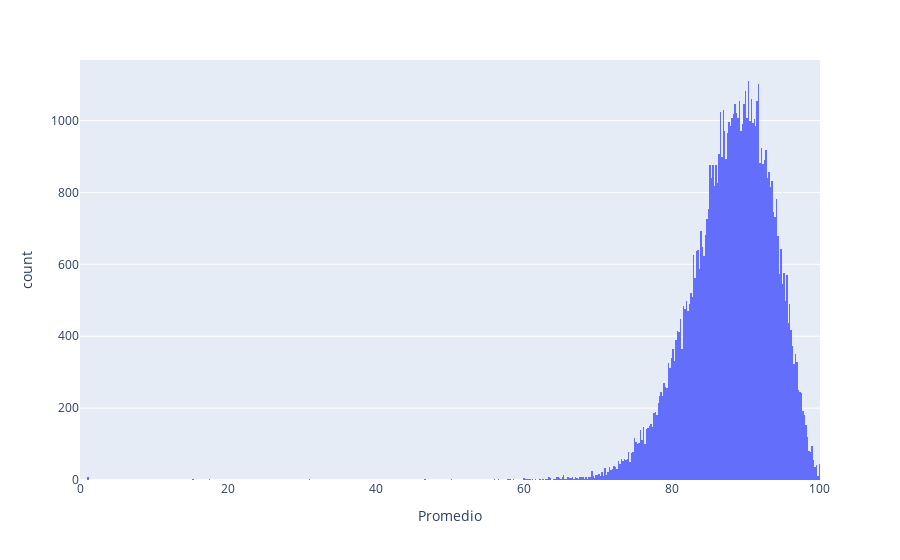

Notebook cell for this chart:
### Code cell
fig = px.histogram(df, x="Promedio")
fig.show()

### Figure 1 — Plotly figure (JSON) as saved in the notebook; plotly's stock layout.template omitted (floating-point values rounded to 4 significant figures; data arrays with more than 128 entries replaced by an {"elided": "..."} marker saying what was removed)
{"data": [{"alignmentgroup": "True", "bingroup": "x", "hovertemplate": "Promedio=%{x}<br>count=%{y}<extra></extra>", "legendgroup": "", "marker": {"color": "#636efa", "pattern": {"shape": ""}}, "name": "", "offsetgroup": "", "orientation": "v", "showlegend": false, "type": "histogram", "x": {"elided": "81356 float values"}, "xaxis": "x", "yaxis": "y"}], "layout": {"barmode": "relative", "legend": {"tracegroupgap": 0}, "margin": {"t": 60}, "xaxis": {"anchor": "y", "domain": [0, 1], "title": {"text": "Promedio"}}, "yaxis": {"anchor": "x", "domain": [0, 1], "title": {"text": "count"}}}}
